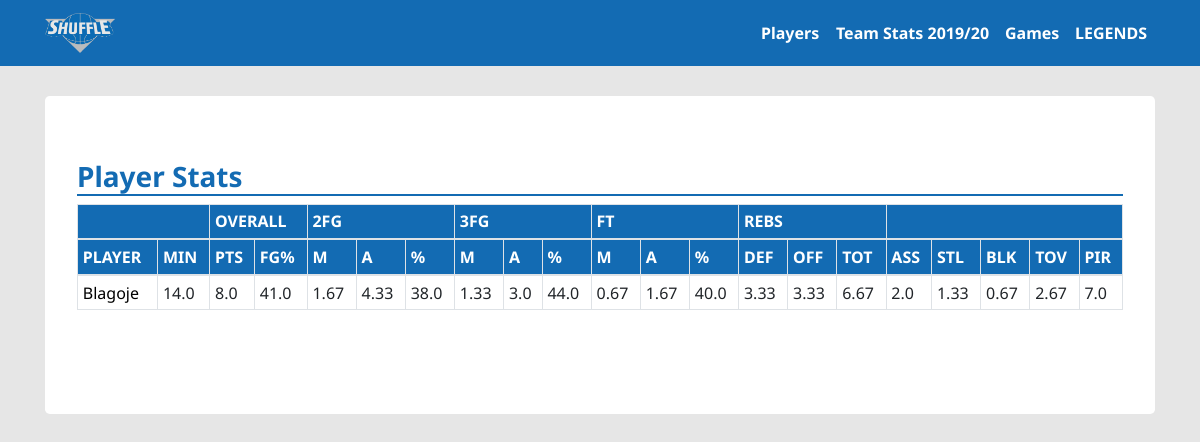
Page /stats/ on the earlier database version.
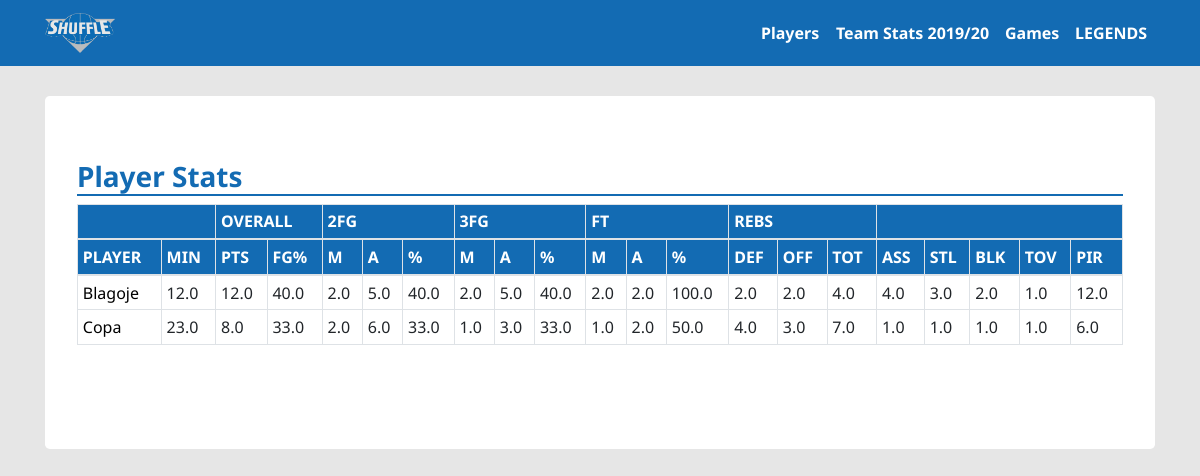
Same page on the later database version.
### team/models.py (models this page shows, shortened)
class Player(models.Model):
    name = models.CharField(max_length=40)
    number = models.IntegerField()
    height = models.IntegerField()
    position = models.CharField(max_length=20)
    image = models.ImageField()
    current = models.BooleanField(default=True)
    avg_min = models.FloatField(editable=False, default=0)
    avg_pts = models.FloatField(editable=False, default=0)
    avg_off_reb = models.FloatField(editable=False, default=0)
    avg_def_reb = models.FloatField(editable=False, default=0)
    avg_tot_reb = models.FloatField(editable=False, default=0)
    avg_ass = models.FloatField(editable=False, default=0)
    avg_stl = models.FloatField(editable=False, default=0)
    avg_blk = models.FloatField(editable=False, default=0)
    avg_tos = models.FloatField(editable=False, default=0)
    avg_ft = models.FloatField(editable=False, default=0)
    avg_2fg = models.FloatField(editable=False, default=0)
    avg_2fgm = models.FloatField(editable=False, default=0)
    avg_2fga = models.FloatField(editable=False, default=0)
    avg_3fgm = models.FloatField(editable=False, default=0)
    avg_3fga = models.FloatField(editable=False, default=0)
    avg_ftm = models.FloatField(editable=False, default=0)
    avg_fta = models.FloatField(editable=False, default=0)
    avg_3fg = models.FloatField(editable=False, default=0)
    avg_fg = models.FloatField(editable=False, default=0)
    avg_pir = models.FloatField(editable=False, default=0)
    slug = models.SlugField(unique=True, editable=False)

### team/views.py (the view)
# urls.py: path('stats/', views.TeamStatsView.as_view(), name='stats'),
class TeamStatsView(generic.ListView):
    model = Player
    template_name = 'team/stats.html'
    context_object_name = 'players'

### team/templates/team/stats.html (shortened to what this page needs)
{% extends 'team/base.html' %}
{% load static %}
{% block body %}
<div class="container">
    <div class="jumbotron">
        <h3 class="details-name" style="font-weight: bold">Player Stats</h3>
            <div class="table-responsive">
                <table class="table table-bordered table-hover table-sm sortable">
                  <thead>
                    <tr>
                      <th colspan="2"></th>
                      <th colspan="2">OVERALL</th>
                      <th colspan="3">2FG</th>
                      <th colspan="3">3FG</th>
                      <th colspan="3">FT</th>
                      <th colspan="3">REBS</th>
                      <th colspan="5"></th>
                    </tr>
                  </thead>
                  <thead>
                    <tr>
                      <th scope="col" data-firstsort="desc">PLAYER</th>
                      <th scope="col" data-firstsort="desc">MIN</th>
                      <th scope="col" data-firstsort="desc">PTS</th>
                      <th scope="col" data-firstsort="desc">FG%</th>
                      <th scope="col" data-firstsort="desc">M</th>
                      <th scope="col" data-firstsort="desc">A</th>
                      <th scope="col" data-firstsort="desc">%</th>
                      <th scope="col" data-firstsort="desc">M</th>
                      <th scope="col" data-firstsort="desc">A</th>
                      <th scope="col" data-firstsort="desc">%</th>
                      <th scope="col" data-firstsort="desc">M</th>
                      <th scope="col" data-firstsort="desc">A</th>
                      <th scope="col" data-firstsort="desc">%</th>
                      <th scope="col" data-firstsort="desc">DEF</th>
                      <th scope="col" data-firstsort="desc">OFF</th>
                      <th scope="col" data-firstsort="desc">TOT</th>
                      <th scope="col" data-firstsort="desc">ASS</th>
                      <th scope="col" data-firstsort="desc">STL</th>
                      <th scope="col" data-firstsort="desc">BLK</th>
                      <th scope="col" data-firstsort="desc">TOV</th>
                      <th scope="col" data-firstsort="desc">PIR</th>
                    </tr>
                  </thead>
                  <tbody>
                  {% for player in  players %}
                  {% if player.current %}
                    <tr>
                      <td><a class="stats-link" href="{% url 'team:detail' player.slug %}">{{ player.name }}</a></td>
                      <td>{{ player.avg_min }}</td>
                      <td>{{ player.avg_pts }}</td>
                      <td>{{ player.avg_fg }}</td>
                      <td>{{ player.avg_2fgm }}</td>
                      <td>{{ player.avg_2fga }}</td>
                      <td>{{ player.avg_2fg }}</td>
                      <td>{{ player.avg_3fgm }}</td>
                      <td>{{ player.avg_3fga }}</td>
                      <td>{{ player.avg_3fg }}</td>
                      <td>{{ player.avg_ftm }}</td>
                      <td>{{ player.avg_fta }}</td>
                      <td>{{ player.avg_ft }}</td>
                      <td>{{ player.avg_def_reb }}</td>
                      <td>{{ player.avg_off_reb }}</td>
                      <td>{{ player.avg_tot_reb }}</td>
                      <td>{{ player.avg_ass }}</td>
                      <td>{{ player.avg_stl }}</td>
                      <td>{{ player.avg_blk }}</td>
                      <td>{{ player.avg_tos }}</td>
                      <td>{{ player.avg_pir }}</td>
                    </tr>
                  {% endif %}
                  {% endfor %}
                  </tbody>
                </table>
            </div>
        <br>
    </div>
</div>
{% endblock %}

Differences in the rows shown:
changed Player "Blagoje": avg_min "14.0" → "12.0"; avg_pts "8.0" → "12.0"; avg_fg "41.0" → "40.0"; avg_2fgm "1.67" → "2.0"; avg_2fga "4.33" → "5.0"; avg_2fg "38.0" → "40.0"; avg_3fgm "1.33" → "2.0"; avg_3fga "3.0" → "5.0"; avg_3fg "44.0" → "40.0"; avg_ftm "0.67" → "2.0"; avg_fta "1.67" → "2.0"; avg_ft "40.0" → "100.0"; avg_def_reb "3.33" → "2.0"; avg_off_reb "3.33" → "2.0"; avg_tot_reb "6.67" → "4.0"; avg_ass "2.0" → "4.0"; avg_stl "1.33" → "3.0"; avg_blk "0.67" → "2.0"; avg_tos "2.67" → "1.0"; avg_pir "7.0" → "12.0"
added Player: name "Copa", avg_min "23.0", avg_pts "8.0", avg_fg "33.0", avg_2fgm "2.0", avg_2fga "6.0", avg_2fg "33.0", avg_3fgm "1.0", avg_3fga "3.0", avg_3fg "33.0", avg_ftm "1.0", avg_fta "2.0", avg_ft "50.0", avg_def_reb "4.0", avg_off_reb "3.0", avg_tot_reb "7.0", avg_ass "1.0", avg_stl "1.0", avg_blk "1.0", avg_tos "1.0", avg_pir "6.0"
